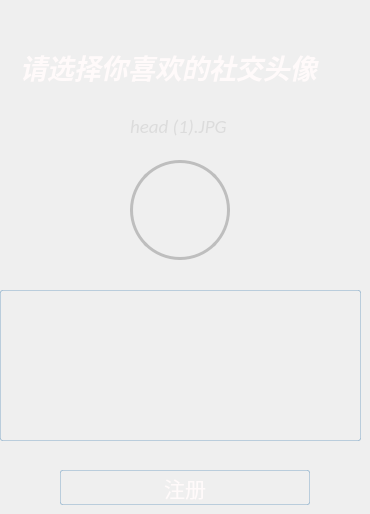
      <widget class="QWidget" name="page_4">
       <widget class="QLabel" name="userImage_2">
        <property name="geometry">
         <rect>
          <x>130</x>
          <y>160</y>
          <width>100</width>
          <height>100</height>
         </rect>
        </property>
        <property name="minimumSize">
         <size>
          <width>100</width>
          <height>100</height>
         </size>
        </property>
        <property name="maximumSize">
         <size>
          <width>100</width>
          <height>100</height>
         </size>
        </property>
        <property name="styleSheet">
         <string notr="true">
/*用户头像*/
border-style: outset;/*设置边框*/
border: 3px solid #BEBEBE;
border-radius:50px;</string>
        </property>
        <property name="text">
         <string/>
        </property>
        <property name="scaledContents">
         <bool>true</bool>
        </property>
       </widget>
       <widget class="QLabel" name="brandName_5">
        <property name="geometry">
         <rect>
          <x>20</x>
          <y>50</y>
          <width>321</width>
          <height>33</height>
         </rect>
        </property>
        <property name="font">
         <font>
          <family>Calibri</family>
          <pointsize>20</pointsize>
          <weight>75</weight>
          <italic>true</italic>
          <bold>true</bold>
         </font>
        </property>
        <property name="styleSheet">
         <string notr="true">/*产品名称*/
color:#FFFAFA;/*字体颜色设置*/</string>
        </property>
        <property name="text">
         <string>请选择你喜欢的社交头像</string>
        </property>
       </widget>
       <widget class="QLabel" name="brandName_6">
        <property name="geometry">
         <rect>
          <x>130</x>
          <y>110</y>
          <width>131</width>
          <height>33</height>
         </rect>
        </property>
        <property name="font">
         <font>
          <family>Calibri</family>
          <pointsize>14</pointsize>
          <weight>50</weight>
          <italic>true</italic>
          <bold>false</bold>
          <underline>false</underline>
         </font>
        </property>
        <property name="styleSheet">
         <string notr="true">/*产品名称*/
color:#DCDCDC;/*设置字体颜色*/</string>
        </property>
        <property name="text">
         <string>head (1).JPG</string>
        </property>
       </widget>
       <widget class="QLabel" name="leftLabel">
        <property name="geometry">
         <rect>
          <x>30</x>
          <y>180</y>
          <width>48</width>
          <height>48</height>
         </rect>
        </property>
        <property name="minimumSize">
         <size>
          <width>48</width>
          <height>48</height>
         </size>
        </property>
        <property name="maximumSize">
         <size>
          <width>48</width>
          <height>48</height>
         </size>
        </property>
        <property name="text">
         <string/>
        </property>
        <property name="pixmap">
         <pixmap resource="SourceFile.qrc">:/new/prefix1/left.png</pixmap>
        </property>
        <property name="scaledContents">
         <bool>true</bool>
        </property>
       </widget>
       <widget class="QLabel" name="rightLabel">
        <property name="geometry">
         <rect>
          <x>280</x>
          <y>180</y>
          <width>48</width>
          <height>48</height>
         </rect>
        </property>
        <property name="minimumSize">
         <size>
          <width>48</width>
          <height>48</height>
         </size>
        </property>
        <property name="maximumSize">
         <size>
          <width>48</width>
          <height>48</height>
         </size>
        </property>
        <property name="text">
         <string/>
        </property>
        <property name="pixmap">
         <pixmap resource="SourceFile.qrc">:/new/prefix1/right.png</pixmap>
        </property>
        <property name="scaledContents">
         <bool>true</bool>
        </property>
       </widget>
       <widget class="QTextEdit" name="textEdit">
        <property name="geometry">
         <rect>
          <x>0</x>
          <y>290</y>
          <width>361</width>
          <height>151</height>
         </rect>
        </property>
        <property name="font">
         <font>
          <family>方正姚体</family>
          <pointsize>14</pointsize>
          <italic>false</italic>
         </font>
        </property>
        <property name="styleSheet">
         <string notr="true">color:#FFFAFA;/*字体颜色设置*/
background-color: rgba(255,255,255,0);
border-style:inset;/*背景颜色设置*/
border-radius:2px;/*边框圆角半径设置*/
border: 1px solid rgba(70,130,180, 80);</string>
        </property>
        <property name="readOnly">
         <bool>true</bool>
        </property>
        <property name="html">
         <string>&lt;!DOCTYPE HTML PUBLIC &quot;-//W3C//DTD HTML 4.0//EN&quot; &quot;http://www.w3.org/TR/REC-html40/strict.dtd&quot;&gt;
&lt;html&gt;&lt;head&gt;&lt;meta name=&quot;qrichtext&quot; content=&quot;1&quot; /&gt;&lt;style type=&quot;text/css&quot;&gt;
p, li { white-space: pre-wrap; }
&lt;/style&gt;&lt;/head&gt;&lt;body style=&quot; font-family:'方正姚体'; font-size:14pt; font-weight:400; font-style:normal;&quot;&gt;
&lt;p style=&quot;-qt-paragraph-type:empty; margin-top:0px; margin-bottom:0px; margin-left:0px; margin-right:0px; -qt-block-indent:0; text-indent:0px;&quot;&gt;&lt;br /&gt;&lt;/p&gt;
&lt;p style=&quot;-qt-paragraph-type:empty; margin-top:0px; margin-bottom:0px; margin-left:0px; margin-right:0px; -qt-block-indent:0; text-indent:0px; text-decoration: underline; color:#007af4;&quot;&gt;&lt;br /&gt;&lt;/p&gt;
&lt;p style=&quot;-qt-paragraph-type:empty; margin-top:0px; margin-bottom:0px; margin-left:0px; margin-right:0px; -qt-block-indent:0; text-indent:0px; text-decoration: underline; color:#007af4;&quot;&gt;&lt;br /&gt;&lt;/p&gt;&lt;/body&gt;&lt;/html&gt;</string>
        </property>
       </widget>
       <widget class="QPushButton" name="registerButton">
        <property name="geometry">
         <rect>
          <x>60</x>
          <y>470</y>
          <width>250</width>
          <height>35</height>
         </rect>
        </property>
        <property name="minimumSize">
         <size>
          <width>250</width>
          <height>35</height>
         </size>
        </property>
        <property name="maximumSize">
         <size>
          <width>250</width>
          <height>35</height>
         </size>
        </property>
        <property name="font">
         <font>
          <pointsize>16</pointsize>
         </font>
        </property>
        <property name="cursor">
         <cursorShape>PointingHandCursor</cursorShape>
        </property>
        <property name="styleSheet">
         <string notr="true">/*登录按钮*/
QPushButton{
/*静置时设置*/
color:#FFFAFA;/*字体颜色设置*/
background-color:rgba(70,130,180, 0);/*背景颜色设置*/  
border-style:outset;/*背景颜色设置*/
border-radius:2px;/*边框圆角半径设置*/
border: 1px solid rgba(70,130,180, 80)
}

QPushButton:hover{
/*悬停时设置*/ /*由于与内部代码有冲突 已弃用*/
background-color:rgba(135,206,250, 255);
border-style:outset;/*边框设置*/
}
QPushButton:pressed{
/*按压时设置*/
background-color:rgba(173,216,230, 255);
/*背景颜色设置*/
border-style:inset;/*边框设置*/
}</string>
        </property>
        <property name="text">
         <string>注册</string>
        </property>
       </widget>
      </widget>
